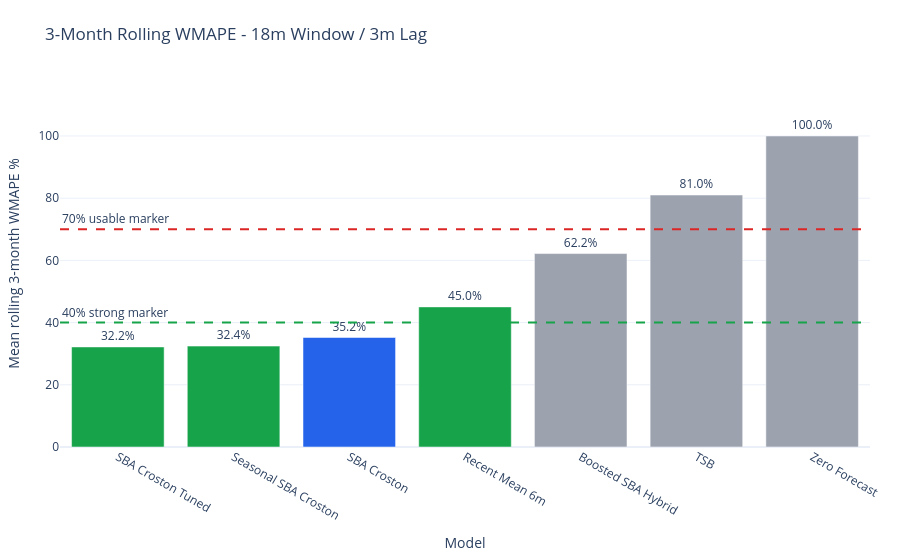

The code cell stored with this chart in its notebook:
### Markdown cell above
## WMAPE Bar: Required Benchmark

### Code cell
wmape_bar_data = monthly_required.sort_values(["mean_rolling_3m_wmape_percent", "model"]).copy()
wmape_columns = [
    "window_label",
    "model",
    "mean_rolling_3m_wmape_percent",
    "monthly_total_wmape_percent",
    "mean_monthly_wmape_percent",
    "actual_total",
    "forecast_total",
]
display(wmape_bar_data[wmape_columns])

if go is None:
    print("Plotly is not installed, so the WMAPE bar chart is skipped.")
elif wmape_bar_data.empty:
    print("No monthly-total summary rows found for the required benchmark.")
else:
    bar_colors = np.where(
        wmape_bar_data["model"].eq(lead_model),
        "#2563eb",
        np.where(wmape_bar_data["model"].isin(plot_models), "#16a34a", "#9ca3af"),
    )
    fig = go.Figure()
    fig.add_trace(
        go.Bar(
            x=wmape_bar_data["model"],
            y=wmape_bar_data["mean_rolling_3m_wmape_percent"],
            marker_color=bar_colors,
            text=wmape_bar_data["mean_rolling_3m_wmape_percent"].round(1).astype(str) + "%",
            textposition="outside",
            name="3-month rolling WMAPE",
        )
    )
    fig.add_hline(
        y=40,
        line_dash="dash",
        line_color="#16a34a",
        annotation_text="40% strong marker",
        annotation_position="top left",
    )
    fig.add_hline(
        y=70,
        line_dash="dash",
        line_color="#dc2626",
        annotation_text="70% usable marker",
        annotation_position="top left",
    )
    fig.update_layout(
        title=f"3-Month Rolling WMAPE - {REQUIRED_WINDOW_MONTHS}m Window / {REQUIRED_LAG_MONTHS}m Lag",
        xaxis_title="Model",
        yaxis_title="Mean rolling 3-month WMAPE %",
        yaxis=dict(range=[0, max(80, float(wmape_bar_data["mean_rolling_3m_wmape_percent"].max()) * 1.18)]),
        height=560,
        margin=dict(l=60, r=30, t=80, b=110),
    )
    fig.show()

### Figure 1 — Plotly figure (JSON) as saved in the notebook; plotly's stock layout.template omitted (floating-point values rounded to 4 significant figures)
{"data": [{"marker": {"color": ["#16a34a", "#16a34a", "#2563eb", "#16a34a", "#9ca3af", "#9ca3af", "#9ca3af"]}, "name": "3-month rolling WMAPE", "text": ["32.2%", "32.4%", "35.2%", "45.0%", "62.2%", "81.0%", "100.0%"], "textposition": "outside", "type": "bar", "x": ["SBA Croston Tuned", "Seasonal SBA Croston", "SBA Croston", "Recent Mean 6m", "Boosted SBA Hybrid", "TSB", "Zero Forecast"], "y": [32.17, 32.44, 35.21, 45.05, 62.2, 81.01, 100]}], "layout": {"annotations": [{"showarrow": false, "text": "40% strong marker", "x": 0, "xanchor": "left", "xref": "x domain", "y": 40, "yanchor": "bottom", "yref": "y"}, {"showarrow": false, "text": "70% usable marker", "x": 0, "xanchor": "left", "xref": "x domain", "y": 70, "yanchor": "bottom", "yref": "y"}], "height": 560, "margin": {"b": 110, "l": 60, "r": 30, "t": 80}, "shapes": [{"line": {"color": "#16a34a", "dash": "dash"}, "type": "line", "x0": 0, "x1": 1, "xref": "x domain", "y0": 40, "y1": 40, "yref": "y"}, {"line": {"color": "#dc2626", "dash": "dash"}, "type": "line", "x0": 0, "x1": 1, "xref": "x domain", "y0": 70, "y1": 70, "yref": "y"}], "title": {"text": "3-Month Rolling WMAPE - 18m Window / 3m Lag"}, "xaxis": {"title": {"text": "Model"}}, "yaxis": {"range": [0, 118], "title": {"text": "Mean rolling 3-month WMAPE %"}}}}
